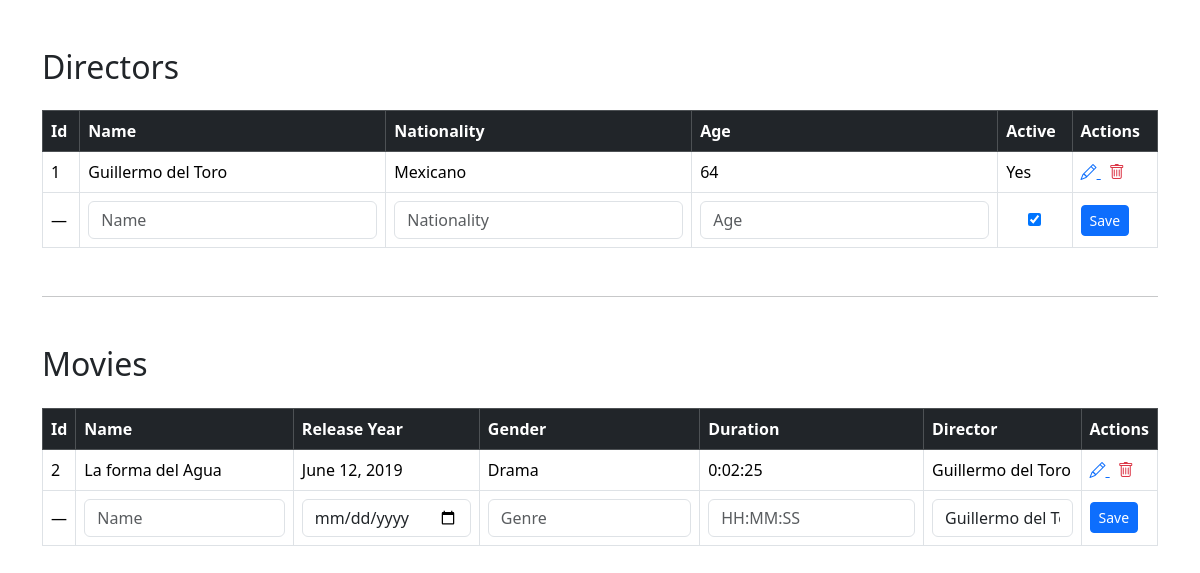
The page / on the database its author committed.
### movies_app/models.py (models this page shows, shortened)
class Director(models.Model):
    name = models.CharField(max_length=200)
    nationality = models.CharField(max_length=100, null=True, blank=True)
    age = models.IntegerField(null=True, blank=True)
    active = models.BooleanField(default=True)

class Movie(models.Model):
    name = models.CharField(max_length=100)
    release_year = models.DateField()
    gender = models.CharField(max_length=50)
    duration = models.DurationField()
    fk_director = models.ForeignKey(Director, on_delete=models.CASCADE)

### movies_app/views_front.py (the view, shortened to what this page needs)
# urls.py: path('', views_front.dashboard, name='dashboard'),
def dashboard(request):
    directors = Director.objects.all()
    movies = Movie.objects.select_related('fk_director').all()
    director_form = DirectorForm()
    movie_form = MovieForm()
    return render(request, 'dashboard.html', {
        'directors': directors,
        'movies': movies,
        'director_form': director_form,
        'movie_form': movie_form
    })

### movies_app/forms.py
class DirectorForm(forms.ModelForm):
    class Meta:
        model = Director
        fields = '__all__'

class MovieForm(forms.ModelForm):
    duration = forms.DurationField(
        required=True,
        help_text="Formato: HH:MM:SS",
        widget=forms.TextInput(attrs={'placeholder': 'HH:MM:SS'})
    )
    class Meta:
        model = Movie
        fields = '__all__'
        widgets = {
            'release_year': forms.DateInput(attrs={'type': 'date'}),
        }

### movies_app/templates/dashboard.html (shortened to what this page needs)
<!DOCTYPE html>
<html>
<head>
  <link href="https://cdn.jsdelivr.net/npm/bootstrap@5.3.2/dist/css/bootstrap.min.css" rel="stylesheet">
  <link rel="stylesheet" href="https://cdn.jsdelivr.net/npm/bootstrap-icons@1.11.3/font/bootstrap-icons.css">
</head>
<body class="container mt-5">
  <h2 class="mb-4">Directors</h2>
  <table class="table table-bordered table-hover align-middle">
    <thead class="table-dark">
      <tr>
        <th>Id</th>
        <th>Name</th>
        <th>Nationality</th>
        <th>Age</th>
        <th>Active</th>
        <th>Actions</th>
      </tr>
    </thead>
    <tbody>
      {% for d in directors %}
      <tr>
        <td>{{ d.id }}</td>
        <td>{{ d.name }}</td>
        <td>{{ d.nationality }}</td>
        <td>{{ d.age }}</td>
        <td>{{ d.active|yesno:"Yes,No" }}</td>
        <td>
          <a href="#" class="text-primary me-2" data-bs-toggle="modal" data-bs-target="#editDirectorModal{{ d.id }}">
            <i class="bi bi-pencil"></i>
          </a>
          <a href="{% url 'delete_director' d.id %}" class="text-danger">
            <i class="bi bi-trash"></i>
          </a>
        </td>
      </tr>
      {% endfor %}
      <tr>
        <form method="post">
          <td>—</td>
          <td><input type="text" name="name" class="form-control" placeholder="Name"></td>
          <td><input type="text" name="nationality" class="form-control" placeholder="Nationality"></td>
          <td><input type="number" name="age" class="form-control" placeholder="Age"></td>
          <td class="text-center"><input type="checkbox" name="active" checked></td>
          <td><button type="submit" name="add_director" class="btn btn-primary btn-sm">Save</button></td>
        </form>
      </tr>
    </tbody>
  </table>
  <hr class="my-5">
  <h2 class="mb-4">Movies</h2>
  <table class="table table-bordered table-hover align-middle">
    <thead class="table-dark">
      <tr>
        <th>Id</th>
        <th>Name</th>
        <th>Release Year</th>
        <th>Gender</th>
        <th>Duration</th>
        <th>Director</th>
        <th>Actions</th>
      </tr>
    </thead>
    <tbody>
      {% for m in movies %}
      <tr>
        <td>{{ m.id }}</td>
        <td>{{ m.name }}</td>
        <td>{{ m.release_year }}</td>
        <td>{{ m.gender }}</td>
        <td>
          {% if m.duration %}
            {{ m.duration }}
          {% else %}
            —
          {% endif %}
        </td>
        <td>{{ m.fk_director.name }}</td>
        <td>
          <a href="#" class="text-primary me-2" data-bs-toggle="modal" data-bs-target="#editMovieModal{{ m.id }}">
            <i class="bi bi-pencil"></i>
          </a>
          <a href="{% url 'delete_movie' m.id %}" class="text-danger">
            <i class="bi bi-trash"></i>
          </a>
        </td>
      </tr>
      {% endfor %}
      <tr>
        <form method="post">
          <td>—</td>
          <td><input type="text" name="name" class="form-control" placeholder="Name"></td>
          <td><input type="date" name="release_year" class="form-control"></td>
          <td><input type="text" name="gender" class="form-control" placeholder="Genre"></td>
          <td><input type="text" name="duration" class="form-control" placeholder="HH:MM:SS"></td>
          <td>
            <select name="fk_director" class="form-control">
              {% for d in directors %}
              <option value="{{ d.id }}">{{ d.name }}</option>
              {% endfor %}
            </select>
          </td>
          <td><button type="submit" name="add_movie" class="btn btn-primary btn-sm">Save</button></td>
        </form>
      </tr>
    </tbody>
  </table>
</body>
</html>

### rows shown on the page
Director: id "1", name "Guillermo del Toro", nationality "Mexicano", age "64", active "Yes"
Movie: id "2", name "La forma del Agua", release_year "June 12, 2019", gender "Drama", duration "0:02:25", fk_director.name "Guillermo del Toro"

### other values the page prints
form field fk_director "Guillermo del Toro"
